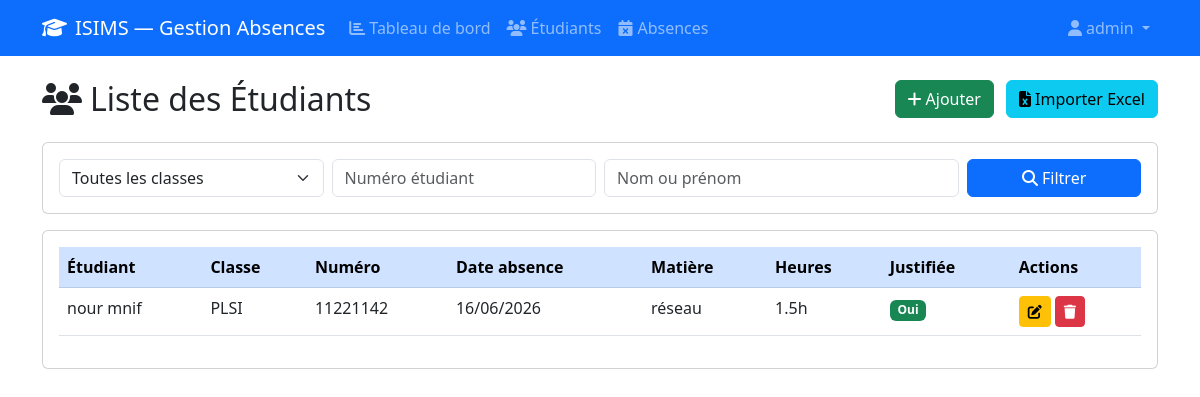
The app's page /etudiants?id=1 (signed in) with its own data.
### models.py (models this page shows, shortened)
class User(UserMixin, db.Model):
    __tablename__ = 'users'
    id = db.Column(db.Integer, primary_key=True)
    nom = db.Column(db.String(150), nullable=False)
    email = db.Column(db.String(100), unique=True, nullable=False)
    password_hash = db.Column(db.String(200), nullable=False)
    role = db.Column(db.String(20), default='enseignant')

class Absence(db.Model):
    etudiant = db.relationship('Etudiant', backref='absences')
    __tablename__ = 'absences'
    id = db.Column(db.Integer, primary_key=True)
    etudiant_id = db.Column(db.Integer, db.ForeignKey('etudiants.id'), nullable=False)
    date_absence = db.Column(db.Date, nullable=False)
    matiere = db.Column(db.String(50), nullable=False)
    nb_heures = db.Column(db.Float, default=1.5)
    justifiee = db.Column(db.Boolean, default=False)
    motif = db.Column(db.Text)

class Etudiant(db.Model):
    __tablename__ = 'etudiants'
    id = db.Column(db.Integer, primary_key=True)
    nom = db.Column(db.String(50), nullable=False)
    prenom = db.Column(db.String(50), nullable=False)
    classe = db.Column(db.String(50), nullable=False)
    num_etudiant = db.Column(db.String(20), unique=True, nullable=False)

### routes/etudiants.py (the view, shortened to what this page needs)
@bp.route('/etudiants')
@login_required
def liste():
    if current_user.role not in ['admin', 'administration']:
        flash('Accès refusé !', 'danger')
        return redirect(url_for('dashboard.index'))
    classe = request.args.get('classe')
    recherche = request.args.get('recherche')
    num_etudiant = request.args.get('num_etudiant')
    etudiant_id = request.args.get('id')
    query = Absence.query.join(Etudiant)
    if etudiant_id:
        query = query.filter(Etudiant.id == etudiant_id)
    if classe:
        query = query.filter(Etudiant.classe == classe)
    if num_etudiant:
        query = query.filter(Etudiant.num_etudiant == num_etudiant)
    absences = query.order_by(Absence.date_absence.desc()).all()
    classes = db.session.query(Etudiant.classe).distinct().all()
    classes = [c[0] for c in classes]
    return render_template('etudiants/liste.html',
                           absences=absences,
                           classes=classes,
                           classe=classe,
                           recherche=recherche,
                           num_etudiant=num_etudiant,
                           etudiant_id=etudiant_id)

### app.py (called while the page is built)
@login_manager.user_loader
def load_user(user_id):
    return User.query.get(int(user_id))

### templates/etudiants/liste.html (shortened to what this page needs)
{% extends 'base.html' %}
{% block content %}
<div class="row mb-3">
    <div class="col">
        <h2><i class="fas fa-users me-2"></i>Liste des Étudiants</h2>
    </div>
    {% if current_user.role in ['admin', 'administration'] %}
    <div class="col-auto">
        <a href="{{ url_for('etudiants.ajouter') }}" class="btn btn-success me-2">
            <i class="fas fa-plus me-1"></i>Ajouter
        </a>
        <a href="{{ url_for('etudiants.importer') }}" class="btn btn-info">
            <i class="fas fa-file-excel me-1"></i>Importer Excel
        </a>
    </div>
    {% endif %}
</div>
<div class="card mb-3">
    <div class="card-body">
        <form method="GET">
            <div class="row g-2">
                <div class="col-md-3">
                    <select name="classe" class="form-select">
                        <option value="">Toutes les classes</option>
                    </select>
                </div>
                <div class="col-md-3">
                    <input type="text" name="num_etudiant" class="form-control" placeholder="Numéro étudiant" value="{{ num_etudiant or '' }}">
                </div>
                <div class="col-md-4">
                    <input type="text" name="recherche" class="form-control" placeholder="Nom ou prénom" value="{{ recherche or '' }}">
                </div>
                <div class="col-md-2">
                    <button type="submit" class="btn btn-primary w-100">
                        <i class="fas fa-search me-1"></i>Filtrer
                    </button>
                </div>
            </div>
        </form>
    </div>
</div>
<div class="card">
    <div class="card-body">
        <table class="table table-hover">
            <thead class="table-primary">
                <tr>
                    <th>Étudiant</th>
                    <th>Classe</th>
                    <th>Numéro</th>
                    <th>Date absence</th>
                    <th>Matière</th>
                    <th>Heures</th>
                    <th>Justifiée</th>
                    <th>Actions</th>
                </tr>
            </thead>
            <tbody>
                {% for absence in absences %}
                <tr>
                    <td>{{ absence.etudiant.nom }} {{ absence.etudiant.prenom }}</td>
                    <td>{{ absence.etudiant.classe }}</td>
                    <td>{{ absence.etudiant.num_etudiant }}</td>
                    <td>{{ absence.date_absence.strftime('%d/%m/%Y') }}</td>
                    <td>{{ absence.matiere }}</td>
                    <td>{{ absence.nb_heures }}h</td>
                    <td>
                        {% if absence.justifiee %}
                            <span class="badge bg-success">Oui</span>
                        {% else %}
                            <span class="badge bg-danger">Non</span>
                        {% endif %}
                    </td>
                    <td>
                        <a href="{{ url_for('absences.modifier', id=absence.id) }}" class="btn btn-warning btn-sm">
                            <i class="fas fa-edit"></i>
                        </a>
                        <a href="{{ url_for('absences.supprimer', id=absence.id) }}" class="btn btn-danger btn-sm"
                           onclick="return confirm('Supprimer cette absence ?')">
                            <i class="fas fa-trash"></i>
                        </a>
                    </td>
                </tr>
                {% else %}
                <tr>
                    <td colspan="8" class="text-center text-muted">Aucune absence trouvée</td>
                </tr>
                {% endfor %}
            </tbody>
        </table>
    </div>
</div>
{% endblock %}

### templates/base.html (shortened to what this page needs)
<!DOCTYPE html>
<html lang="fr">
<head>
    <link href="https://cdn.jsdelivr.net/npm/bootstrap@5.3.0/dist/css/bootstrap.min.css" rel="stylesheet">
    <link href="https://cdnjs.cloudflare.com/ajax/libs/font-awesome/6.4.0/css/all.min.css" rel="stylesheet">
    <link rel="stylesheet" href="{{ url_for('static', filename='css/style.css') }}">
</head>
<body>
<nav class="navbar navbar-expand-lg navbar-dark bg-primary">
    <div class="container">
        <a class="navbar-brand" href="{{ url_for('dashboard.index') }}">
            <i class="fas fa-graduation-cap me-2"></i>ISIMS — Gestion Absences
        </a>
        <div class="collapse navbar-collapse" id="navbarNav">
            <ul class="navbar-nav me-auto">
                {% if current_user.is_authenticated %}
                    <li class="nav-item">
                        <a class="nav-link" href="{{ url_for('dashboard.index') }}">
                            <i class="fas fa-chart-bar me-1"></i>Tableau de bord
                        </a>
                    </li>
                    {% if current_user.role in ['admin', 'administration'] %}
                    <li class="nav-item">
                        <a class="nav-link" href="{{ url_for('etudiants.liste') }}">
                            <i class="fas fa-users me-1"></i>Étudiants
                        </a>
                    </li>
                    {% endif %}
                    <li class="nav-item">
                        <a class="nav-link" href="{{ url_for('absences.ajouter') }}">
                            <i class="fas fa-calendar-times me-1"></i>Absences
                        </a>
                    </li>
                {% endif %}
            </ul>
            <ul class="navbar-nav">
                {% if current_user.is_authenticated %}
                    <li class="nav-item dropdown">
                        <a class="nav-link dropdown-toggle" href="#" data-bs-toggle="dropdown">
                            <i class="fas fa-user me-1"></i>{{ current_user.nom }}
                        </a>
                    </li>
                {% else %}
                    <li class="nav-item">
                        <a class="nav-link" href="{{ url_for('auth.login') }}">Connexion</a>
                    </li>
                {% endif %}
            </ul>
        </div>
    </div>
</nav>
<div class="container mt-4">
    {% block content %}{% endblock %}
</div>
</body>
</html>

### records on screen
User: nom "admin"
Absence: etudiant.nom "nour", etudiant.prenom "mnif", etudiant.classe "PLSI", etudiant.num_etudiant "11221142", date_absence "16/06/2026", matiere "réseau", nb_heures "1.5", justifiee "Oui"
